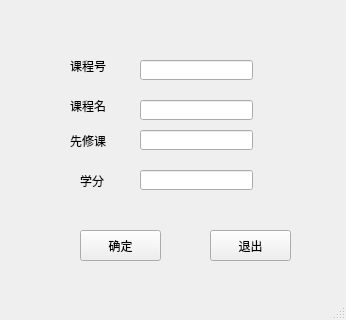
<?xml version="1.0" encoding="UTF-8"?>
<ui version="4.0">
 <class>course</class>
 <widget class="QMainWindow" name="course">
  <property name="geometry">
   <rect>
    <x>0</x>
    <y>0</y>
    <width>346</width>
    <height>320</height>
   </rect>
  </property>
  <property name="windowTitle">
   <string>MainWindow</string>
  </property>
  <widget class="QWidget" name="centralwidget">
   <widget class="QLabel" name="label_3">
    <property name="geometry">
     <rect>
      <x>80</x>
      <y>160</y>
      <width>41</width>
      <height>41</height>
     </rect>
    </property>
    <property name="text">
     <string>学分</string>
    </property>
   </widget>
   <widget class="QLineEdit" name="lineEdit_name">
    <property name="geometry">
     <rect>
      <x>140</x>
      <y>100</y>
      <width>113</width>
      <height>20</height>
     </rect>
    </property>
   </widget>
   <widget class="QLabel" name="label_2">
    <property name="geometry">
     <rect>
      <x>70</x>
      <y>130</y>
      <width>51</width>
      <height>21</height>
     </rect>
    </property>
    <property name="text">
     <string>先修课</string>
    </property>
   </widget>
   <widget class="QLabel" name="label_5">
    <property name="geometry">
     <rect>
      <x>70</x>
      <y>90</y>
      <width>51</width>
      <height>31</height>
     </rect>
    </property>
    <property name="text">
     <string>课程名</string>
    </property>
   </widget>
   <widget class="QLineEdit" name="lineEdit_xianxiu">
    <property name="geometry">
     <rect>
      <x>140</x>
      <y>130</y>
      <width>113</width>
      <height>20</height>
     </rect>
    </property>
   </widget>
   <widget class="QPushButton" name="pushButton_exit">
    <property name="geometry">
     <rect>
      <x>210</x>
      <y>230</y>
      <width>81</width>
      <height>31</height>
     </rect>
    </property>
    <property name="text">
     <string>退出</string>
    </property>
   </widget>
   <widget class="QLineEdit" name="lineEdit_number">
    <property name="geometry">
     <rect>
      <x>140</x>
      <y>60</y>
      <width>113</width>
      <height>20</height>
     </rect>
    </property>
   </widget>
   <widget class="QLabel" name="label">
    <property name="geometry">
     <rect>
      <x>70</x>
      <y>50</y>
      <width>61</width>
      <height>31</height>
     </rect>
    </property>
    <property name="text">
     <string>课程号</string>
    </property>
   </widget>
   <widget class="QPushButton" name="pushButton_enter">
    <property name="geometry">
     <rect>
      <x>80</x>
      <y>230</y>
      <width>81</width>
      <height>31</height>
     </rect>
    </property>
    <property name="text">
     <string>确定</string>
    </property>
   </widget>
   <widget class="QLineEdit" name="lineEdit_credit">
    <property name="geometry">
     <rect>
      <x>140</x>
      <y>170</y>
      <width>113</width>
      <height>20</height>
     </rect>
    </property>
   </widget>
  </widget>
  <widget class="QMenuBar" name="menubar">
   <property name="geometry">
    <rect>
     <x>0</x>
     <y>0</y>
     <width>346</width>
     <height>26</height>
    </rect>
   </property>
  </widget>
  <widget class="QStatusBar" name="statusbar"/>
 </widget>
 <resources/>
 <connections/>
</ui>
